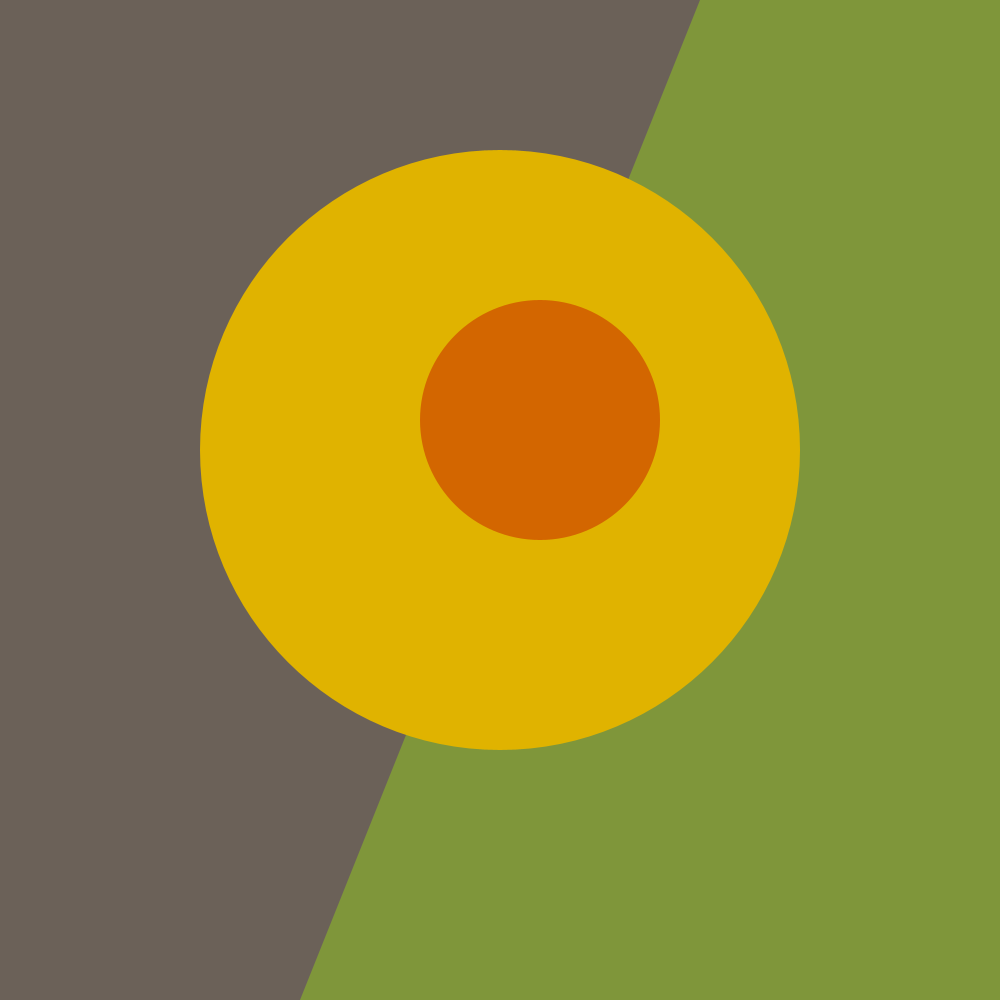
Frame 1 (no input)
Frame 60 (the mouse pressed at the canvas centre just before this capture): identical to frame 1, image omitted
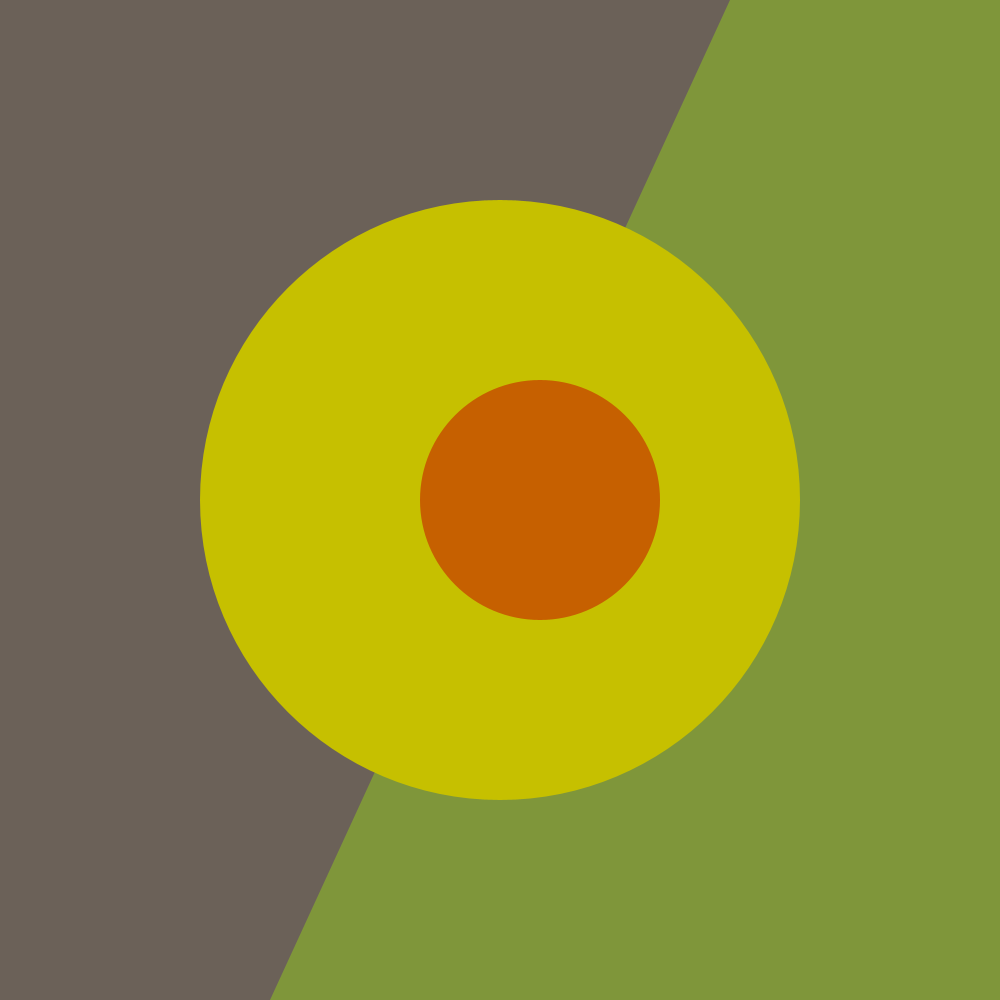
Frame 120 (the mouse held since frame 60 and released just before this capture)

The Processing sketch that drew these frames (run headless with seeded random() and noise(); from frame 60 on, the mouse is pressed at the canvas centre):

// Processing sketch: code_11_39
// ── code_11_39.pde
color olive, gray;

void setup(){
  size(1000, 1000);
  colorMode(HSB, 360, 100, 100, 100);
  noStroke();
  smooth();
  olive = color(75, 61, 59);
  gray = color(30, 17, 42);
}

void draw(){
   float y = mouseY / float(height);
   background(gray);
   fill(olive);
   quad(700 + y * 60, 0, width, 0, height, height, 300 - y * 60, width);
   color yellow = color(48 + y * 20, 100, 88 -y * 20);
   fill(yellow);
   ellipse(500, 450 + y * 100, 600, 600);
   color orange = color(29, 100, 83 - y * 10);
   fill(orange);
   ellipse(540, 420 + y * 160, 240, 240);
}
